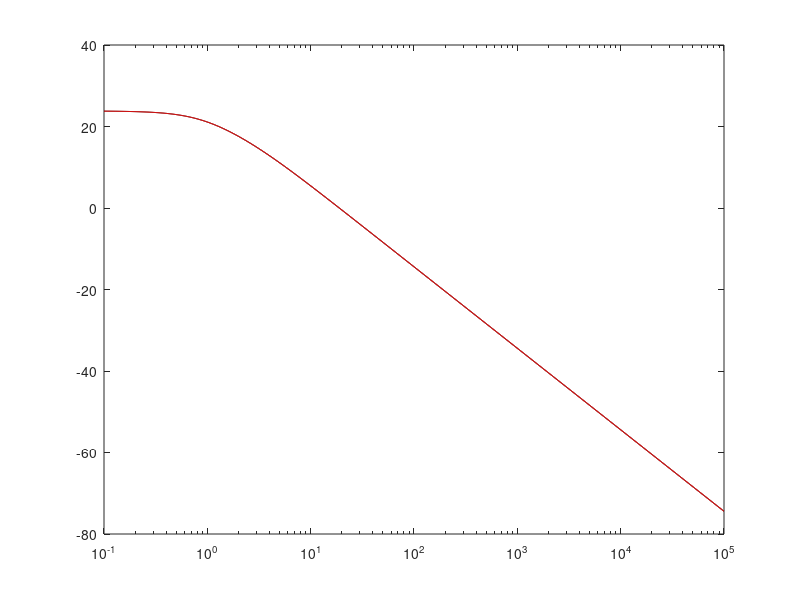

Recreate this plot in MATLAB.
clear all;
close all;
clc;

%% Set up data
A = [5 -7 0 -2; 6 -8 0 -2; 0 0 -3 0; 9 -9 0 -4];
B = [2;1;1;3];
C = [1 2 3 4]; 

%% Compute Cholesky factors of Gramians
S = lyapchol(A,B);
R = lyapchol(A',C');

%% Determine 'rank' of the system
[U,Sigma,V] = svd(S*R');
display('Rank of Sigma')
r = rank(Sigma)

%% Compute projections for minimal system
Tl = Sigma(1:r,1:r)^-0.5*V(:,1:r)'*R;
Tr = S'*U(:,1:r)*Sigma(1:r,1:r)^-0.5;

%% Compute minimal ROM
Ar = Tl*A*Tr;
Br = Tl*B;
Cr = C*Tr;

%% Demonstrate minimality by showing identical transfer functions
H = [];
Hr = [];
w = logspace(-1,5,1000);
for i = 1 : 1000
    Hi = 20*log10(abs(C*((1i*w(i)*eye(4)-A)\B)));
    Hir = 20*log10(abs(Cr*((1i*w(i)*eye(r)-Ar)\Br)));
    H = [H Hi];
    Hr = [Hr Hir];
end
semilogx(w,H,'k')
hold on
semilogx(w,Hr,'r')